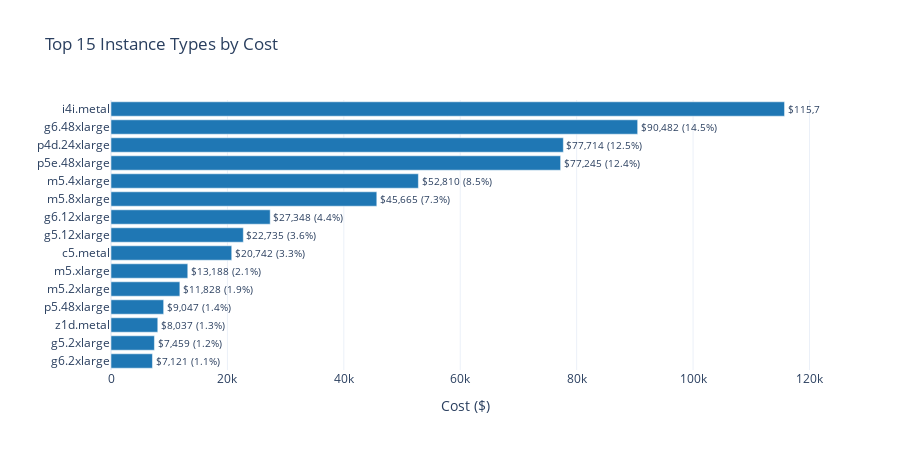

Notebook cell for this chart:
### Markdown cell above
## 2.1 Top Instance Types by Cost

### Code cell
instance_type_df = parse_instance_type_costs(data, top_n=15)
fig = create_horizontal_bar_chart(instance_type_df, 'cost', 'instance_type', 
                                   'Top 15 Instance Types by Cost', 'Cost ($)')
fig.show()

print("\n💡 Top 5 Most Expensive Instance Types:")
for idx, row in instance_type_df.head(5).iterrows():
    print(f"  {row['instance_type']:20s} ${row['cost']:>12,.2f} ({row['percentage']:.1f}%)")

### Figure 1 — Plotly figure (JSON) as saved in the notebook; plotly's stock layout.template omitted (floating-point values rounded to 4 significant figures)
{"data": [{"hovertemplate": "<b>%{y}</b><br>Cost: $%{x:,.2f}<extra></extra>", "legendgroup": "", "marker": {"color": "#1f77b4", "pattern": {"shape": ""}}, "name": "", "orientation": "h", "showlegend": false, "text": ["$115,716 (18.5%)", "$90,482 (14.5%)", "$77,714 (12.5%)", "$77,245 (12.4%)", "$52,810 (8.5%)", "$45,665 (7.3%)", "$27,348 (4.4%)", "$22,735 (3.6%)", "$20,742 (3.3%)", "$13,188 (2.1%)", "$11,828 (1.9%)", "$9,047 (1.4%)", "$8,037 (1.3%)", "$7,459 (1.2%)", "$7,121 (1.1%)"], "textposition": "outside", "type": "bar", "x": [115700.0, 90480.0, 77710.0, 77240.0, 52810.0, 45660.0, 27350.0, 22730.0, 20740.0, 13190.0, 11830.0, 9047.0, 8037.0, 7459.0, 7121.0], "xaxis": "x", "y": ["i4i.metal", "g6.48xlarge", "p4d.24xlarge", "p5e.48xlarge", "m5.4xlarge", "m5.8xlarge", "g6.12xlarge", "g5.12xlarge", "c5.metal", "m5.xlarge", "m5.2xlarge", "p5.48xlarge", "z1d.metal", "g5.2xlarge", "g6.2xlarge"], "yaxis": "y"}], "layout": {"barmode": "relative", "height": 450, "legend": {"tracegroupgap": 0}, "showlegend": false, "title": {"text": "Top 15 Instance Types by Cost"}, "xaxis": {"anchor": "y", "domain": [0, 1], "title": {"text": "Cost ($)"}}, "yaxis": {"anchor": "x", "autorange": "reversed", "domain": [0, 1], "title": {"text": ""}}}}
